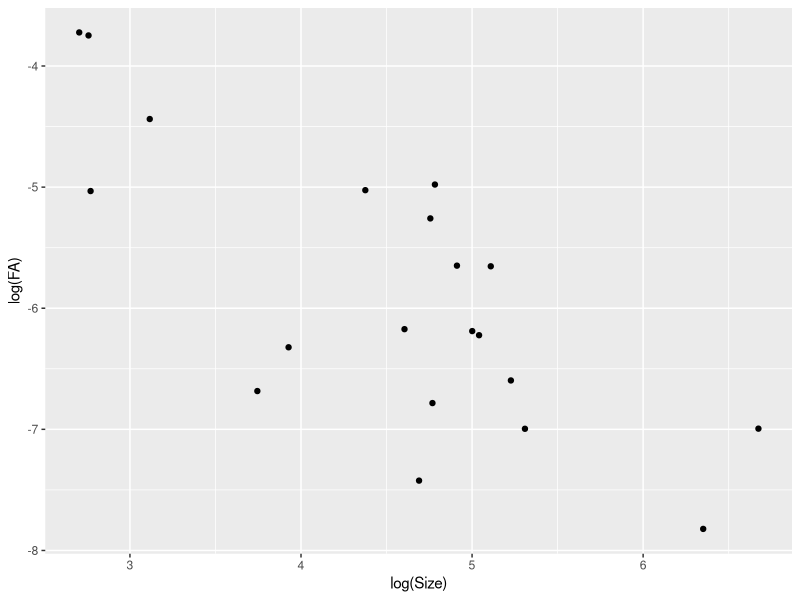

R code for this plot: (Note: this script raises an error after producing the figure.)
library(reshape2)
library(doBy)


cop <- read.table("Copepoda.csv", sep = ";", head = T)


str(cop)


#Оценки парамтеров распределения значений признаков
MR <- summaryBy(Right ~ Trait, data = cop, FUN = function(x) mean(x, na.rm = T), keep.names = T) #Средний размер структуры справа

ML <- summaryBy(Left ~ Trait, data = cop, FUN = function(x) mean(x, na.rm = T), keep.names = T) #Средний размер структур слева

SDL <- summaryBy(Left ~ Trait, data = cop, FUN = function(x) sd(x, na.rm = T),  keep.names = T) #SD структуры слева

SDR <- summaryBy(Right ~ Trait, data = cop, FUN = function(x) sd(x, na.rm = T),  keep.names = T) #SD структуры справа


# Общая средняя
cop$Mean_LR <- (cop$Left + cop$Right)/2

MLR <- summaryBy(Mean_LR ~ Trait, data = cop, FUN = function(x) mean(x, na.rm = T), keep.names = T) #Средний размер структуры

SDLR <- summaryBy(Mean_LR ~ Trait, data = cop, FUN = function(x) sd(x, na.rm = T),  keep.names = T) #SD структуры
names(SDLR)[2] <- "SDLR"





FA_real <- data.frame(FA = rep(NA, length(unique(cop$Trait))))


for(i in 1:length(unique(cop$Trait))){
  Trait <- unique(cop$Trait)[i]
  x <- cop[cop$Trait == Trait, ]
  FA_real$Trait[i] <- as.character(Trait)
  Size <- mean(c(x$Left, x$Right), na.rm = T)
  FA_real$Size [i] <- Size
  L_R <- x$Left - x$Right
  FA_real$FA[i] <- sd(L_R, na.rm = T)^2/Size^2
}          


# Реальный паттерн связи FA и размера признака
library(ggplot2)
ggplot(FA_real, aes(x = log(Size), y = log(FA))) + geom_point()






#####Строим теоретические выбрки с теми же парамтерами, что и в реальных данных

Nsamp <- length(unique(cop$ID))

NTraits <- length(unique(cop$Trait))


# Первый подход - вычисляем правое значение через значение признака слева

# Это ключевые параметры, от которых зависит то, насколько будет варьировать отклоненение лева от права 

k_ad <- 1
k_mu <- 0.1

##################



Kad <- rnorm(Nsamp*NTraits, 0, 1*k) #Коэффициент асимметрии при аддитивной модели

Kmult <- rnorm(Nsamp*NTraits, 1, 1*k_mu )#Коэффициент асимметрии при мультипликативной модели.
#Важно! срденюю для жтого коэффициента нельзя брать равной нулю. Она должна быть равна 1. Вопрос: что такое дисперсия в этом случае? Она не может быть равна 1. При SD = 1 возможны отрицательные значения множителя.


# Создаем вектор теоретических значений Left для каждого признака для каждой особи


Trait_teor <- data.frame(ID = cop$ID, Sample = cop$Sample, Trait = cop$Trait) 

Left <- NULL 
  
# data.frame(Left_teor = NA)

Left_teor <- data.frame(Left_teor = rep(NA, Nsamp))

for(i in 1:length(unique(cop$Trait))){
  Trait <- unique(Trait_teor$Trait)[i]
  Left_teor$Left_teor[1:Nsamp] <- rnorm(Nsamp, ML[i,2], SDL[i,2])
  Left <- rbind(Left, Left_teor)  
}

head(Left)
# Left <- Left[-1,]


Trait_teor$Left_teor <- as.vector(Left[,1])


# соответствие реального и теоретического значений Left

qplot(cop$Left, Trait_teor$Left_teor) + geom_abline(slope = 1)




Trait_teor$R_mult <- Trait_teor$Left_teor * Kmult # размер струкуты справа, как функция от размера структуры слева при мультипликативной модели

Trait_teor$R_ad <- Trait_teor$Left_teor + Kad # размер струкуты справа, как функция от размера структуры слева при аддитивной модели


Trait_teor$R_comb <- Trait_teor$Left_teor * Kmult + Kad






# Соотношение реального и теоретического значение левого значения признаков
qplot(cop$Left, Trait_teor$Left_teor)

  coef(lm(cop$Left ~ Trait_teor$Left_teor))[2]



# # Соотношение реального и теоретического значение правого значения признаков
# qplot(cop$Right, Trait_teor$R_mult)
# 
#   coef(lm(cop$Right ~ Trait_teor$R_mult))[2]
# 
# 
# qplot(cop$Right, Trait_teor$R_ad)
# 
#   coef(lm(cop$Right ~ Trait_teor$R_ad))[2]
# 
# qplot(cop$Right, Trait_teor$R_comb)
# 
#   coef(lm(cop$Right ~ Trait_teor$R_comb))[2]
# 
  
# Все симулированные правые признаки на одном графике 
qplot(cop$Right, Trait_teor$R_mult, color = "red") + geom_point(aes(x = cop$Right, y = Trait_teor$R_ad), color = "blue", alpha = 0.5) + geom_point(aes(x = cop$Right, y = Trait_teor$R_comb), color = "green", alpha = 0.5 ) 
  


  
  
  
# Оценка флуктуирующей асимметрии в теоретических выборках и в реальной выборке  
  
FA_teor <- data.frame(FA = rep(NA, length(unique(cop$Trait))))


for(i in 1:length(unique(cop$Trait))){
  Trait <- unique(Trait_teor$Trait)[i]
  x <- Trait_teor[Trait_teor$Trait == Trait, ]
  FA_teor$Trait[i] <- as.character(Trait)
  
  # Size <- mean(c(x$Left), na.rm = T)
  Size <- MLR[i,2]
  FA_teor$Size [i] <- Size
  
  L_R_ad <- x$Left_teor - x$R_ad
  FA_teor$FA_ad[i] <- sd(L_R_ad, na.rm = T)^2/Size^2
  
  L_R_mult <- x$Left_teor - x$R_mult
  FA_teor$FA_mult[i] <- sd(L_R_mult, na.rm = T)^2/Size^2

  L_R_comb <- x$Left_teor - x$R_comb
  FA_teor$FA_comb[i] <- sd(L_R_comb, na.rm = T)^2/Size^2
  
}          



Teor_distr <- ggplot(FA_teor, aes(x = log(Size))) + 
  geom_point(aes(y = log(FA_ad)), color = "blue") + geom_smooth(aes(y = log(FA_ad)), color = "blue", method = "lm", se = F) +   
  geom_point(aes(y = log(FA_mult)), color = "red") + geom_smooth(aes(y = log(FA_mult)), color = "red", method = "lm", se = F) +
  geom_point(aes(y = log(FA_comb)), color = "green") + geom_smooth(aes(y = log(FA_comb)), color = "green", method = "lm", se = F) +
  theme_bw() +
  ylab("log(FA)")


Teor_distr + geom_point(data = FA_real, aes(x = log(Size), y = log(FA))) + geom_smooth(data = FA_real, aes(x = log(Size), y = log(FA)), method = "lm", color = "black") 



####Второй подход: Все вычисления строятся на отклонениях от среднего значения #####

Nsamp <- length(unique(cop$ID))

NTraits <- length(unique(cop$Trait))

# Это ключевые параметры, от которых зависит то, насколько будет варьировать отклоненение лева от права 

k_ad <- 1
k_mu <- 0.1

##################


#Важно! срденюю для этого коэффициента нельзя брать равной нулю. Она должна быть равна 1. Вопрос: что такое дисперсия в этом случае? Она не может быть равна 1. При SD = 1 возможны отрицательные значения множителя.


# Создаем вектор теоретических значений Left и Righ для каждого признака для каждой особи


Trait_teor <- data.frame(ID = cop$ID, Sample = cop$Sample, Trait = cop$Trait) 


Trait_teor <- merge(Trait_teor, MLR)

head(Trait_teor)


Kad <- rnorm(Nsamp*NTraits, 0, 1*k) #Коэффициент асимметрии при аддитивной модели

Trait_teor$Left_teor_ad <- Trait_teor$Mean_LR + Kad  

Kad <- rnorm(Nsamp*NTraits, 0, 1*k) #Коэффициент асимметрии при аддитивной модели

Trait_teor$Right_teor_ad <- Trait_teor$Mean_LR + Kad  



Kmult <- rnorm(Nsamp*NTraits, 1, 1*k_mu )#Коэффициент асимметрии при мультипликативной модели.

Trait_teor$Left_teor_mult <- Trait_teor$Mean_LR * Kmult  

Kmult <- rnorm(Nsamp*NTraits, 1, 1*k_mu )#Коэффициент асимметрии при мультипликативной модели.

Trait_teor$Right_teor_mult <- Trait_teor$Mean_LR * Kmult  



# Оценка флуктуирующей асимметрии в теоретических выборках и в реальной выборке  

FA_teor <- data.frame(FA = rep(NA, length(unique(cop$Trait))))


for(i in 1:length(unique(cop$Trait))){
  Trait <- unique(Trait_teor$Trait)[i]
  x <- Trait_teor[Trait_teor$Trait == Trait, ]
  FA_teor$Trait[i] <- as.character(Trait)
  
  Size <- MLR$Mean_LR[i]
  FA_teor$Size [i] <- Size
  
  L_R_ad <- x$Left_teor_ad - x$Right_teor_ad
  FA_teor$FA_ad[i] <- sd(L_R_ad, na.rm = T)^2/Size^2
  
  L_R_mult <- x$Left_teor_mult - x$Right_teor_mult
  FA_teor$FA_mult[i] <- sd(L_R_mult, na.rm = T)^2/Size^2
  
}          


Teor_distr <- ggplot(FA_teor, aes(x = log(Size))) + 
  geom_point(aes(y = log(FA_ad)), color = "blue") + geom_smooth(aes(y = log(FA_ad)), color = "blue", method = "lm", se = F) +   
  geom_point(aes(y = log(FA_mult)), color = "red") + geom_smooth(aes(y = log(FA_mult)), color = "red", method = "lm", se = F)  +
  theme_bw() +
  ylab("log(FA)")


Teor_distr + geom_point(data = FA_real, aes(x = log(Size), y = log(FA))) + geom_smooth(data = FA_real, aes(x = log(Size), y = log(FA)), method = "lm", color = "black") 








####Третий подход




k_ad <- 1
k_mu <- 0.01

##################


#Важно! срденюю для этого коэффициента нельзя брать равной нулю. Она должна быть равна 1. Вопрос: что такое дисперсия в этом случае? Она не может быть равна 1. При SD = 1 возможны отрицательные значения множителя.


# Создаем вектор теоретических значений Left и Righ для каждого признака для каждой особи


Trait_teor2 <- data.frame(ID = cop$ID, Sample = cop$Sample, Trait = cop$Trait) 



LR_teor <- NULL 

i=1

for(i in 1:length(unique(cop$Trait))){
  x <- data.frame(Left_teor_ad = rep(NA, Nsamp), Right_teor_ad = rep(NA, Nsamp), Left_teor_mult = rep(NA, Nsamp), Right_teor_mult = rep(NA, Nsamp))
  Trait <- unique(Trait_teor2$Trait)[i]
  
  Kad <- rnorm(Nsamp, 0, 1*k_ad) #Коэффициент асимметрии при аддитивной модели
  x$Left_teor_ad[1:Nsamp] <- rnorm(Nsamp, MLR[i,2], SDLR[i,2]) + Kad
  
  Kad <- rnorm(Nsamp, 0, 1*k_ad) #Коэффициент асимметрии при аддитивной модели
  x$Right_teor_ad[1:Nsamp] <- rnorm(Nsamp, MLR[i,2], SDLR[i,2]) + Kad
  
  Kmult <- rnorm(Nsamp, 1, 1*k_mu )#Коэффициент асимметрии при мультипликативной модели.
  x$Left_teor_mult[1:Nsamp] <- rnorm(Nsamp, MLR[i,2], SDLR[i,2]) * Kmult

  Kmult <- rnorm(Nsamp, 1, 1*k_mu )#Коэффициент асимметрии при мультипликативной модели.
  x$Right_teor_mult[1:Nsamp] <- rnorm(Nsamp, MLR[i,2], SDLR[i,2]) * Kmult
  
  LR_teor <- rbind(LR_teor, x)  
}

head(LR_teor)
# Left <- Left[-1,]


Trait_teor2 <- cbind (Trait_teor2, LR_teor)


# qplot(cop$Left, Trait_teor$Left_teor_ad)
# 
# qplot(cop$Right, Trait_teor$Right_teor_ad)
# 
# qplot(cop$Left, Trait_teor$Left_teor_mult)
# 
# qplot(cop$Right, Trait_teor$Right_teor_mult)



qplot(Trait_teor2$Left_teor_mult, Trait_teor$Left_teor_mult) + geom_abline(slope=1)
qplot(Trait_teor2$Right_teor_mult, Trait_teor$Right_teor_mult) + geom_abline(slope=1)


qplot(Trait_teor2$Left_teor_ad, Trait_teor$Left_teor_ad) + geom_abline(slope=1)
qplot(Trait_teor2$Right_teor_ad, Trait_teor$Right_teor_ad) + geom_abline(slope=1)



# Оценка флуктуирующей асимметрии в теоретических выборках и в реальной выборке  

FA_teor <- data.frame(FA = rep(NA, length(unique(cop$Trait))))


for(i in 1:length(unique(cop$Trait))){
  Trait <- unique(Trait_teor$Trait)[i]
  x <- Trait_teor[Trait_teor$Trait == Trait, ]
  FA_teor$Trait[i] <- as.character(Trait)
  
  Size <- MLR$Mean_LR[i]
  FA_teor$Size [i] <- Size
  
  L_R_ad <- x$Left_teor_ad - x$Right_teor_ad
  FA_teor$FA_ad[i] <- sd(L_R_ad, na.rm = T)^2/Size^2
  
  L_R_mult <- x$Left_teor_mult - x$Right_teor_mult
  FA_teor$FA_mult[i] <- sd(L_R_mult, na.rm = T)^2/Size^2
  
}          


Teor_distr <- ggplot(FA_teor, aes(x = log(Size))) + 
  geom_point(aes(y = log(FA_ad)), color = "blue") + geom_smooth(aes(y = log(FA_ad)), color = "blue", method = "lm", se = F) +   
  geom_point(aes(y = log(FA_mult)), color = "red") + geom_smooth(aes(y = log(FA_mult)), color = "red", method = "lm", se = F)  +
  theme_bw() +
  ylab("log(FA)")


Teor_distr + geom_point(data = FA_real, aes(x = log(Size), y = log(FA))) + geom_smooth(data = FA_real, aes(x = log(Size), y = log(FA)), method = "lm", color = "black") 







####Четвертый подход:  #####

Nsamp <- length(unique(cop$ID))

NTraits <- length(unique(cop$Trait))

# Это ключевые параметры, от которых зависит то, насколько будет варьировать отклоненение лева от права 

k_ad <- 1
k_mu <- 1

##################


#Важно! срденюю для жтого коэффициента нельзя брать равной нулю. Она должна быть равна 1. Вопрос: что такое дисперсия в этом случае? Она не может быть равна 1. При SD = 1 возможны отрицательные значения множителя.


# Создаем вектор теоретических значений Left и Righ для каждого признака для каждой особи


Trait_teor2 <- data.frame(ID = cop$ID, Sample = cop$Sample, Trait = cop$Trait) 


Trait_teor2 <- merge(Trait_teor2, MLR)

Trait_teor2 <- merge(Trait_teor2, SDLR, by = "Trait")


head(Trait_teor2)


# Kad <- rnorm(Nsamp*NTraits, 0, 1*k) #Коэффициент асимметрии при аддитивной модели


Trait_teor2$Left_teor_ad <- Trait_teor2$Mean_LR + rnorm(Nsamp*NTraits, 0, Trait_teor2$SDLR ) * k_ad  

Trait_teor2$Right_teor_ad <- Trait_teor2$Mean_LR + rnorm(Nsamp*NTraits, 0, Trait_teor2$SDLR ) * k_ad   



# Kmult <- rnorm(Nsamp*NTraits, 0, 1*k_mu )#Коэффициент асимметрии при мультипликативной модели.

# Trait_teor2$Mean_LR +

Trait_teor2$Left_teor_mult <-  abs((rnorm(Nsamp*NTraits, 0, Trait_teor2$SDLR) * k_mu)) *  Trait_teor2$Mean_LR

# Trait_teor2$Mean_LR +

Trait_teor2$Right_teor_mult <-  abs(rnorm(Nsamp*NTraits, 0, Trait_teor2$SDLR ) * k_mu) *  Trait_teor2$Mean_LR



Trait_teor2$Left_teor_comb <- Trait_teor2$Mean_LR + abs(rnorm(Nsamp*NTraits, 0, Trait_teor2$SDLR ) * k_mu)* Trait_teor2$Mean_LR + rnorm(Nsamp*NTraits, 0, Trait_teor2$SDLR ) * k_ad    


Trait_teor2$Right_teor_comb <- Trait_teor2$Mean_LR + abs(rnorm(Nsamp*NTraits, 0, Trait_teor2$SDLR )* k_mu) * Trait_teor2$Mean_LR + rnorm(Nsamp*NTraits, 0, Trait_teor2$SDLR ) * k_ad    



head(Trait_teor2)
# Оценка флуктуирующей асимметрии в теоретических выборках и в реальной выборке  

FA_teor2 <- data.frame(FA = rep(NA, length(unique(cop$Trait))))

i=1

for(i in 1:length(unique(cop$Trait))){
  Trait <- unique(Trait_teor2$Trait)[i]
  x <- Trait_teor2[Trait_teor2$Trait == Trait, ]
  FA_teor2$Trait[i] <- as.character(Trait)
  
  Size <- MLR$Mean_LR[i]
  FA_teor2$Size [i] <- Size
  
  L_R_ad <- x$Left_teor_ad - x$Right_teor_ad
  FA_teor2$FA_ad[i] <- sd(L_R_ad, na.rm = T)^2/Size^2
  
  L_R_mult <- x$Left_teor_mult - x$Right_teor_mult
  FA_teor2$FA_mult[i] <- sd(L_R_mult, na.rm = T)^2/Size^2
  
  L_R_comb <- x$Left_teor_comb - x$Right_teor_comb
  FA_teor2$FA_comb[i] <- sd(L_R_comb, na.rm = T)^2/Size^2
  
}          


Teor_distr <- ggplot(FA_teor2, aes(x = log(Size))) + 
  geom_point(aes(y = log(FA_ad)), color = "blue") + geom_smooth(aes(y = log(FA_ad)), color = "blue", method = "lm", se = F) +   
  geom_point(aes(y = log(FA_mult)), color = "red") + geom_smooth(aes(y = log(FA_mult)), color = "red", method = "lm", se = F)  +
   geom_point(aes(y = log(FA_comb)), color = "green") + geom_smooth(aes(y = log(FA_comb)), color = "green", method = "lm", se = F)  +
  theme_bw() +
  ylab("log(FA)")



Teor_distr + geom_point(data = FA_real, aes(x = log(Size), y = log(FA))) + geom_smooth(data = FA_real, aes(x = log(Size), y = log(FA)), method = "lm", color = "black") 


library(doBy)



library(doBy)
summaryBy(    data = Trait_teor2)
